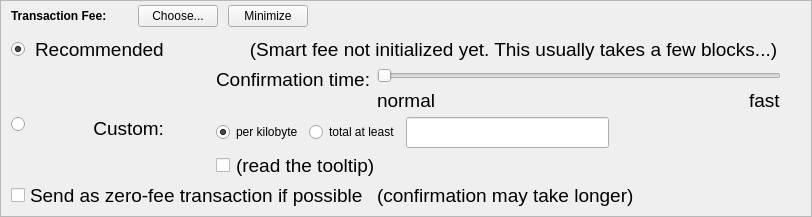
    <widget class="QFrame" name="frameFee">
     <property name="sizePolicy">
      <sizepolicy hsizetype="Expanding" vsizetype="Expanding">
       <horstretch>0</horstretch>
       <verstretch>0</verstretch>
      </sizepolicy>
     </property>
     <property name="maximumSize">
      <size>
       <width>16777215</width>
       <height>16777215</height>
      </size>
     </property>
     <property name="frameShape">
      <enum>QFrame::StyledPanel</enum>
     </property>
     <property name="frameShadow">
      <enum>QFrame::Sunken</enum>
     </property>
     <layout class="QVBoxLayout" name="verticalLayoutFee1">
      <property name="spacing">
       <number>0</number>
      </property>
      <property name="leftMargin">
       <number>0</number>
      </property>
      <property name="topMargin">
       <number>0</number>
      </property>
      <property name="rightMargin">
       <number>0</number>
      </property>
      <property name="bottomMargin">
       <number>0</number>
      </property>
      <item>
       <layout class="QVBoxLayout" name="verticalLayoutFee2" stretch="0,0,0">
        <property name="spacing">
         <number>0</number>
        </property>
        <property name="leftMargin">
         <number>10</number>
        </property>
        <property name="topMargin">
         <number>0</number>
        </property>
        <item>
         <layout class="QHBoxLayout" name="horizontalLayoutFee1">
          <property name="bottomMargin">
           <number>0</number>
          </property>
          <item>
           <layout class="QVBoxLayout" name="verticalLayoutFee7">
            <property name="spacing">
             <number>0</number>
            </property>
            <item>
             <spacer name="verticalSpacerSmartFee">
              <property name="orientation">
               <enum>Qt::Vertical</enum>
              </property>
              <property name="sizeType">
               <enum>QSizePolicy::Fixed</enum>
              </property>
              <property name="sizeHint" stdset="0">
               <size>
                <width>1</width>
                <height>4</height>
               </size>
              </property>
             </spacer>
            </item>
            <item>
             <layout class="QHBoxLayout" name="horizontalLayoutSmartFee">
              <property name="spacing">
               <number>10</number>
              </property>
              <item>
               <widget class="QLabel" name="labelFeeHeadline">
                <property name="sizePolicy">
                 <sizepolicy hsizetype="Preferred" vsizetype="Maximum">
                  <horstretch>0</horstretch>
                  <verstretch>0</verstretch>
                 </sizepolicy>
                </property>
                <property name="font">
                 <font>
                  <weight>75</weight>
                  <bold>true</bold>
                 </font>
                </property>
                <property name="styleSheet">
                 <string notr="true">font-weight:bold;</string>
                </property>
                <property name="text">
                 <string>Transaction Fee:</string>
                </property>
               </widget>
              </item>
              <item>
               <widget class="QLabel" name="labelFeeMinimized">
                <property name="font">
                 <font>
                  <pointsize>14</pointsize>
                 </font>
                </property>
                <property name="text">
                 <string/>
                </property>
               </widget>
              </item>
              <item>
               <widget class="QPushButton" name="buttonChooseFee">
                <property name="text">
                 <string>Choose...</string>
                </property>
               </widget>
              </item>
              <item>
               <widget class="QPushButton" name="buttonMinimizeFee">
                <property name="toolTip">
                 <string>collapse fee-settings</string>
                </property>
                <property name="text">
                 <string>Minimize</string>
                </property>
               </widget>
              </item>
             </layout>
            </item>
            <item>
             <spacer name="verticalSpacer_5">
              <property name="orientation">
               <enum>Qt::Vertical</enum>
              </property>
              <property name="sizeHint" stdset="0">
               <size>
                <width>1</width>
                <height>1</height>
               </size>
              </property>
             </spacer>
            </item>
           </layout>
          </item>
          <item>
           <spacer name="horizontalSpacer_4">
            <property name="orientation">
             <enum>Qt::Horizontal</enum>
            </property>
            <property name="sizeHint" stdset="0">
             <size>
              <width>40</width>
              <height>20</height>
             </size>
            </property>
           </spacer>
          </item>
         </layout>
        </item>
        <item>
         <widget class="QFrame" name="frameFeeSelection">
          <layout class="QVBoxLayout" name="verticalLayoutFee12">
           <property name="spacing">
            <number>0</number>
           </property>
           <property name="leftMargin">
            <number>0</number>
           </property>
           <property name="topMargin">
            <number>0</number>
           </property>
           <property name="rightMargin">
            <number>0</number>
           </property>
           <property name="bottomMargin">
            <number>0</number>
           </property>
           <item>
            <layout class="QGridLayout" name="gridLayoutFee">
             <property name="topMargin">
              <number>10</number>
             </property>
             <property name="bottomMargin">
              <number>4</number>
             </property>
             <property name="horizontalSpacing">
              <number>10</number>
             </property>
             <property name="verticalSpacing">
              <number>4</number>
             </property>
             <item row="2" column="4">
              <layout class="QVBoxLayout" name="verticalLayoutFee8">
               <property name="spacing">
                <number>6</number>
               </property>
               <item>
                <layout class="QHBoxLayout" name="horizontalLayoutFee13">
                 <item>
                  <widget class="QRadioButton" name="radioCustomPerKilobyte">
                   <property name="toolTip">
                    <string>If the custom fee is set to 1000 uNYEs and the transaction is only 250 bytes, then &quot;per kilobyte&quot; only pays 250 uNYEs in fee,&lt;br /&gt;while &quot;at least&quot; pays 1000 uNYEs. For transactions bigger than a kilobyte both pay by kilobyte.</string>
                   </property>
                   <property name="text">
                    <string>per kilobyte</string>
                   </property>
                   <property name="checked">
                    <bool>true</bool>
                   </property>
                   <attribute name="buttonGroup">
                    <string notr="true">groupCustomFee</string>
                   </attribute>
                  </widget>
                 </item>
                 <item>
                  <widget class="QRadioButton" name="radioCustomAtLeast">
                   <property name="toolTip">
                    <string>If the custom fee is set to 1000 uNYEs and the transaction is only 250 bytes, then &quot;per kilobyte&quot; only pays 250 uNYEs in fee,&lt;br /&gt;while &quot;total at least&quot; pays 1000 uNYEs. For transactions bigger than a kilobyte both pay by kilobyte.</string>
                   </property>
                   <property name="text">
                    <string>total at least</string>
                   </property>
                   <attribute name="buttonGroup">
                    <string notr="true">groupCustomFee</string>
                   </attribute>
                  </widget>
                 </item>
                 <item>
                  <widget class="BitcoinAmountField" name="customFee">
                   <property name="font">
                    <font>
                     <pointsize>14</pointsize>
                    </font>
                   </property>
                  </widget>
                 </item>
                 <item>
                  <spacer name="horizontalSpacer_6">
                   <property name="orientation">
                    <enum>Qt::Horizontal</enum>
                   </property>
                   <property name="sizeHint" stdset="0">
                    <size>
                     <width>1</width>
                     <height>1</height>
                    </size>
                   </property>
                  </spacer>
                 </item>
                </layout>
               </item>
               <item>
                <layout class="QHBoxLayout" name="horizontalLayoutFee8">
                 <item>
                  <widget class="QCheckBox" name="checkBoxMinimumFee">
                   <property name="toolTip">
                    <string>Paying only the minimum fee is just fine as long as there is less transaction volume than space in the blocks.&lt;br /&gt;But be aware that this can end up in a never confirming transaction once there is more demand for Nyerium transactions than the network can process.</string>
                   </property>
                   <property name="text">
                    <string/>
                   </property>
                  </widget>
                 </item>
                 <item>
                  <widget class="QLabel" name="labelMinFeeWarning">
                   <property name="enabled">
                    <bool>true</bool>
                   </property>
                   <property name="font">
                    <font>
                     <pointsize>14</pointsize>
                    </font>
                   </property>
                   <property name="toolTip">
                    <string>Paying only the minimum fee is just fine as long as there is less transaction volume than space in the blocks.&lt;br /&gt;But be aware that this can end up in a never confirming transaction once there is more demand for Nyerium transactions than the network can process.</string>
                   </property>
                   <property name="text">
                    <string>(read the tooltip)</string>
                   </property>
                   <property name="margin">
                    <number>5</number>
                   </property>
                  </widget>
                 </item>
                 <item>
                  <spacer name="horizontalSpacer_2">
                   <property name="orientation">
                    <enum>Qt::Horizontal</enum>
                   </property>
                   <property name="sizeHint" stdset="0">
                    <size>
                     <width>1</width>
                     <height>1</height>
                    </size>
                   </property>
                  </spacer>
                 </item>
                </layout>
               </item>
              </layout>
             </item>
             <item row="1" column="0">
              <layout class="QVBoxLayout" name="verticalLayoutFee4" stretch="1">
               <item>
                <spacer name="verticalSpacer_2">
                 <property name="orientation">
                  <enum>Qt::Vertical</enum>
                 </property>
                 <property name="sizeHint" stdset="0">
                  <size>
                   <width>1</width>
                   <height>1</height>
                  </size>
                 </property>
                </spacer>
               </item>
              </layout>
             </item>
             <item row="2" column="0">
              <layout class="QVBoxLayout" name="verticalLayoutFee9" stretch="0,1">
               <item>
                <widget class="QRadioButton" name="radioCustomFee">
                 <property name="text">
                  <string/>
                 </property>
                 <attribute name="buttonGroup">
                  <string notr="true">groupFee</string>
                 </attribute>
                </widget>
               </item>
               <item>
                <spacer name="verticalSpacer_6">
                 <property name="orientation">
                  <enum>Qt::Vertical</enum>
                 </property>
                 <property name="sizeHint" stdset="0">
                  <size>
                   <width>1</width>
                   <height>1</height>
                  </size>
                 </property>
                </spacer>
               </item>
              </layout>
             </item>
             <item row="1" column="4">
              <layout class="QVBoxLayout" name="verticalLayoutFee3" stretch="0,0,1">
               <property name="spacing">
                <number>6</number>
               </property>
               <property name="topMargin">
                <number>2</number>
               </property>
               <item>
                <layout class="QHBoxLayout" name="horizontalLayoutFee12">
                 <item>
                  <spacer name="horizontalSpacer_5">
                   <property name="orientation">
                    <enum>Qt::Horizontal</enum>
                   </property>
                   <property name="sizeHint" stdset="0">
                    <size>
                     <width>1</width>
                     <height>1</height>
                    </size>
                   </property>
                  </spacer>
                 </item>
                </layout>
               </item>
               <item>
                <layout class="QHBoxLayout" name="horizontalLayoutFee9">
                 <item>
                  <layout class="QVBoxLayout" name="verticalLayoutFee6">
                   <item>
                    <widget class="QLabel" name="labelSmartFee3">
                     <property name="font">
                      <font>
                       <pointsize>14</pointsize>
                      </font>
                     </property>
                     <property name="text">
                      <string>Confirmation time:</string>
                     </property>
                     <property name="margin">
                      <number>2</number>
                     </property>
                    </widget>
                   </item>
                   <item>
                    <spacer name="verticalSpacer_3">
                     <property name="orientation">
                      <enum>Qt::Vertical</enum>
                     </property>
                     <property name="sizeHint" stdset="0">
                      <size>
                       <width>1</width>
                       <height>1</height>
                      </size>
                     </property>
                    </spacer>
                   </item>
                  </layout>
                 </item>
                 <item>
                  <layout class="QVBoxLayout" name="verticalLayoutFee5">
                   <property name="rightMargin">
                    <number>30</number>
                   </property>
                   <item>
                    <widget class="QSlider" name="sliderSmartFee">
                     <property name="minimum">
                      <number>0</number>
                     </property>
                     <property name="maximum">
                      <number>24</number>
                     </property>
                     <property name="pageStep">
                      <number>1</number>
                     </property>
                     <property name="value">
                      <number>0</number>
                     </property>
                     <property name="orientation">
                      <enum>Qt::Horizontal</enum>
                     </property>
                     <property name="invertedAppearance">
                      <bool>false</bool>
                     </property>
                     <property name="invertedControls">
                      <bool>false</bool>
                     </property>
                     <property name="tickPosition">
                      <enum>QSlider::NoTicks</enum>
                     </property>
                    </widget>
                   </item>
                   <item>
                    <layout class="QHBoxLayout" name="horizontalLayoutFee10">
                     <item>
                      <widget class="QLabel" name="labelSmartFeeNormal">
                       <property name="font">
                        <font>
                         <pointsize>14</pointsize>
                        </font>
                       </property>
                       <property name="text">
                        <string>normal</string>
                       </property>
                      </widget>
                     </item>
                     <item>
                      <spacer name="horizontalSpacer_3">
                       <property name="orientation">
                        <enum>Qt::Horizontal</enum>
                       </property>
                       <property name="sizeHint" stdset="0">
                        <size>
                         <width>40</width>
                         <height>20</height>
                        </size>
                       </property>
                      </spacer>
                     </item>
                     <item>
                      <widget class="QLabel" name="labelSmartFeeFast">
                       <property name="font">
                        <font>
                         <pointsize>14</pointsize>
                        </font>
                       </property>
                       <property name="text">
                        <string>fast</string>
                       </property>
                      </widget>
                     </item>
                    </layout>
                   </item>
                  </layout>
                 </item>
                </layout>
               </item>
               <item>
                <spacer name="verticalSpacer_4">
                 <property name="orientation">
                  <enum>Qt::Vertical</enum>
                 </property>
                 <property name="sizeHint" stdset="0">
                  <size>
                   <width>1</width>
                   <height>1</height>
                  </size>
                 </property>
                </spacer>
               </item>
              </layout>
             </item>
             <item row="0" column="1">
              <widget class="QLabel" name="labelSmartFee_2">
               <property name="font">
                <font>
                 <pointsize>14</pointsize>
                </font>
               </property>
               <property name="text">
                <string>Recommended</string>
               </property>
              </widget>
             </item>
             <item row="0" column="0">
              <widget class="QRadioButton" name="radioSmartFee">
               <property name="text">
                <string/>
               </property>
               <property name="checked">
                <bool>true</bool>
               </property>
               <attribute name="buttonGroup">
                <string notr="true">groupFee</string>
               </attribute>
              </widget>
             </item>
             <item row="2" column="1">
              <widget class="QLabel" name="labelCustomFee">
               <property name="font">
                <font>
                 <pointsize>14</pointsize>
                </font>
               </property>
               <property name="text">
                <string>Custom:</string>
               </property>
               <property name="alignment">
                <set>Qt::AlignRight|Qt::AlignTop|Qt::AlignTrailing</set>
               </property>
              </widget>
             </item>
             <item row="0" column="2">
              <widget class="QLabel" name="labelSmartFee">
               <property name="font">
                <font>
                 <pointsize>14</pointsize>
                </font>
               </property>
               <property name="text">
                <string/>
               </property>
               <property name="margin">
                <number>2</number>
               </property>
              </widget>
             </item>
             <item row="0" column="3">
              <widget class="QLabel" name="labelFeeEstimation">
               <property name="font">
                <font>
                 <pointsize>14</pointsize>
                </font>
               </property>
               <property name="text">
                <string/>
               </property>
              </widget>
             </item>
             <item row="0" column="4">
              <widget class="QLabel" name="labelSmartFee2">
               <property name="font">
                <font>
                 <pointsize>14</pointsize>
                </font>
               </property>
               <property name="text">
                <string>(Smart fee not initialized yet. This usually takes a few blocks...)</string>
               </property>
               <property name="alignment">
                <set>Qt::AlignHCenter</set>
               </property>
               <property name="wordWrap">
                <bool>true</bool>
               </property>
               <property name="margin">
                <number>2</number>
               </property>
              </widget>
             </item>
            </layout>
           </item>
           <item>
            <layout class="QHBoxLayout" name="horizontalLayoutFee5" stretch="0,0,0">
             <property name="spacing">
              <number>8</number>
             </property>
             <property name="bottomMargin">
              <number>4</number>
             </property>
             <item>
              <widget class="QCheckBox" name="checkBoxFreeTx">
               <property name="font">
                <font>
                 <pointsize>14</pointsize>
                </font>
               </property>
               <property name="text">
                <string>Send as zero-fee transaction if possible</string>
               </property>
              </widget>
             </item>
             <item>
              <widget class="QLabel" name="labelFreeTx">
               <property name="font">
                <font>
                 <pointsize>14</pointsize>
                </font>
               </property>
               <property name="text">
                <string>(confirmation may take longer)</string>
               </property>
               <property name="margin">
                <number>5</number>
               </property>
              </widget>
             </item>
             <item>
              <spacer name="horizontalSpacerFee5">
               <property name="orientation">
                <enum>Qt::Horizontal</enum>
               </property>
               <property name="sizeHint" stdset="0">
                <size>
                 <width>1</width>
                 <height>1</height>
                </size>
               </property>
              </spacer>
             </item>
            </layout>
           </item>
           <item>
            <spacer name="verticalSpacerFee2">
             <property name="orientation">
              <enum>Qt::Vertical</enum>
             </property>
             <property name="sizeHint" stdset="0">
              <size>
               <width>1</width>
               <height>1</height>
              </size>
             </property>
            </spacer>
           </item>
          </layout>
         </widget>
        </item>
        <item>
         <spacer name="verticalSpacerFee">
          <property name="orientation">
           <enum>Qt::Vertical</enum>
          </property>
          <property name="sizeHint" stdset="0">
           <size>
            <width>800</width>
            <height>1</height>
           </size>
          </property>
         </spacer>
        </item>
       </layout>
      </item>
     </layout>
    </widget>
